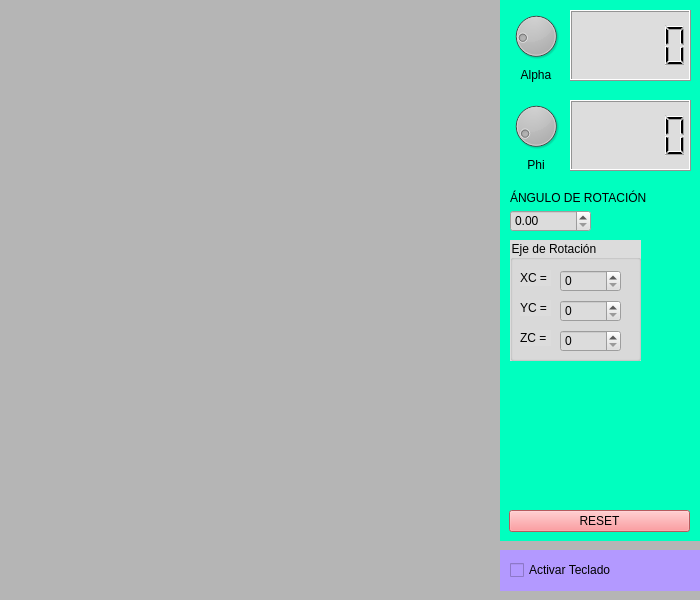
<?xml version="1.0" encoding="UTF-8"?>
<ui version="4.0">
 <class>Widget</class>
 <widget class="QWidget" name="Widget">
  <property name="geometry">
   <rect>
    <x>0</x>
    <y>0</y>
    <width>700</width>
    <height>600</height>
   </rect>
  </property>
  <property name="windowTitle">
   <string>Widget</string>
  </property>
  <property name="styleSheet">
   <string notr="true">background-color: rgb(181, 181, 181);</string>
  </property>
  <widget class="QWidget" name="widget" native="true">
   <property name="geometry">
    <rect>
     <x>500</x>
     <y>0</y>
     <width>200</width>
     <height>541</height>
    </rect>
   </property>
   <property name="styleSheet">
    <string notr="true">background-color: rgb(0, 255, 191);</string>
   </property>
   <widget class="QLCDNumber" name="lcdNumber">
    <property name="geometry">
     <rect>
      <x>70</x>
      <y>10</y>
      <width>121</width>
      <height>71</height>
     </rect>
    </property>
    <property name="styleSheet">
     <string notr="true">background-color: rgb(221, 221, 221);
color: rgb(0, 0, 0);</string>
    </property>
   </widget>
   <widget class="QLCDNumber" name="lcdNumber_2">
    <property name="geometry">
     <rect>
      <x>70</x>
      <y>100</y>
      <width>121</width>
      <height>71</height>
     </rect>
    </property>
    <property name="styleSheet">
     <string notr="true">background-color: rgb(221, 221, 221);
color: rgb(0, 0, 0);</string>
    </property>
   </widget>
   <widget class="QWidget" name="layoutWidget">
    <property name="geometry">
     <rect>
      <x>10</x>
      <y>100</y>
      <width>52</width>
      <height>72</height>
     </rect>
    </property>
    <layout class="QVBoxLayout" name="verticalLayout">
     <item>
      <widget class="QDial" name="dialPhi">
       <property name="styleSheet">
        <string notr="true">background-color: rgb(191, 191, 191);</string>
       </property>
       <property name="maximum">
        <number>360</number>
       </property>
       <property name="value">
        <number>30</number>
       </property>
      </widget>
     </item>
     <item>
      <widget class="QLabel" name="label_2">
       <property name="styleSheet">
        <string notr="true">color: rgb(0, 0, 0);
</string>
       </property>
       <property name="text">
        <string>Phi</string>
       </property>
       <property name="alignment">
        <set>Qt::AlignCenter</set>
       </property>
      </widget>
     </item>
    </layout>
   </widget>
   <widget class="QWidget" name="layoutWidget">
    <property name="geometry">
     <rect>
      <x>10</x>
      <y>10</y>
      <width>52</width>
      <height>72</height>
     </rect>
    </property>
    <layout class="QVBoxLayout" name="verticalLayout_2">
     <item>
      <widget class="QDial" name="dialAlpha">
       <property name="styleSheet">
        <string notr="true">background-color: rgb(191, 191, 191);</string>
       </property>
       <property name="maximum">
        <number>360</number>
       </property>
       <property name="value">
        <number>63</number>
       </property>
      </widget>
     </item>
     <item>
      <widget class="QLabel" name="label">
       <property name="styleSheet">
        <string notr="true">color: rgb(0, 0, 0);</string>
       </property>
       <property name="text">
        <string>Alpha</string>
       </property>
       <property name="alignment">
        <set>Qt::AlignCenter</set>
       </property>
      </widget>
     </item>
    </layout>
   </widget>
   <widget class="QLabel" name="label_3">
    <property name="geometry">
     <rect>
      <x>10</x>
      <y>190</y>
      <width>181</width>
      <height>16</height>
     </rect>
    </property>
    <property name="styleSheet">
     <string notr="true">color: rgb(0, 0, 0);</string>
    </property>
    <property name="text">
     <string>ÁNGULO DE ROTACIÓN </string>
    </property>
   </widget>
   <widget class="QDoubleSpinBox" name="doubleSpinBoxAng">
    <property name="geometry">
     <rect>
      <x>10</x>
      <y>210</y>
      <width>81</width>
      <height>22</height>
     </rect>
    </property>
    <property name="styleSheet">
     <string notr="true">color: rgb(0, 0, 0);
background-color: rgb(220, 220, 220);</string>
    </property>
    <property name="maximum">
     <double>360.000000000000000</double>
    </property>
    <property name="singleStep">
     <double>5.000000000000000</double>
    </property>
    <property name="value">
     <double>0.000000000000000</double>
    </property>
   </widget>
   <widget class="QGroupBox" name="groupBox">
    <property name="geometry">
     <rect>
      <x>10</x>
      <y>240</y>
      <width>131</width>
      <height>121</height>
     </rect>
    </property>
    <property name="styleSheet">
     <string notr="true">color: rgb(0, 0, 0);
background-color: rgb(220, 220, 220);</string>
    </property>
    <property name="title">
     <string>Eje de Rotación</string>
    </property>
    <widget class="QLabel" name="label_4">
     <property name="geometry">
      <rect>
       <x>10</x>
       <y>30</y>
       <width>31</width>
       <height>16</height>
      </rect>
     </property>
     <property name="text">
      <string>XC =</string>
     </property>
    </widget>
    <widget class="QLabel" name="label_5">
     <property name="geometry">
      <rect>
       <x>10</x>
       <y>60</y>
       <width>31</width>
       <height>16</height>
      </rect>
     </property>
     <property name="text">
      <string>YC =</string>
     </property>
    </widget>
    <widget class="QLabel" name="label_6">
     <property name="geometry">
      <rect>
       <x>10</x>
       <y>90</y>
       <width>31</width>
       <height>16</height>
      </rect>
     </property>
     <property name="text">
      <string>ZC =</string>
     </property>
    </widget>
    <widget class="QSpinBox" name="spinBoxXC">
     <property name="geometry">
      <rect>
       <x>50</x>
       <y>30</y>
       <width>61</width>
       <height>22</height>
      </rect>
     </property>
     <property name="maximum">
      <number>1000</number>
     </property>
    </widget>
    <widget class="QSpinBox" name="spinBoxYC">
     <property name="geometry">
      <rect>
       <x>50</x>
       <y>60</y>
       <width>61</width>
       <height>22</height>
      </rect>
     </property>
     <property name="maximum">
      <number>1000</number>
     </property>
    </widget>
    <widget class="QSpinBox" name="spinBoxZC">
     <property name="geometry">
      <rect>
       <x>50</x>
       <y>90</y>
       <width>61</width>
       <height>22</height>
      </rect>
     </property>
     <property name="maximum">
      <number>1000</number>
     </property>
    </widget>
   </widget>
   <widget class="QPushButton" name="pushButton">
    <property name="geometry">
     <rect>
      <x>9</x>
      <y>510</y>
      <width>181</width>
      <height>22</height>
     </rect>
    </property>
    <property name="styleSheet">
     <string notr="true">background-color: rgb(255, 127, 131);
color: rgb(0, 0, 0);</string>
    </property>
    <property name="text">
     <string>RESET</string>
    </property>
   </widget>
  </widget>
  <widget class="QWidget" name="widget_2" native="true">
   <property name="geometry">
    <rect>
     <x>500</x>
     <y>550</y>
     <width>200</width>
     <height>41</height>
    </rect>
   </property>
   <property name="styleSheet">
    <string notr="true">background-color: rgb(179, 153, 255);</string>
   </property>
   <widget class="QCheckBox" name="checkBox">
    <property name="geometry">
     <rect>
      <x>10</x>
      <y>10</y>
      <width>141</width>
      <height>20</height>
     </rect>
    </property>
    <property name="focusPolicy">
     <enum>Qt::NoFocus</enum>
    </property>
    <property name="styleSheet">
     <string notr="true">color: rgb(0, 0, 0);</string>
    </property>
    <property name="text">
     <string>Activar Teclado</string>
    </property>
   </widget>
  </widget>
 </widget>
 <resources/>
 <connections/>
</ui>
